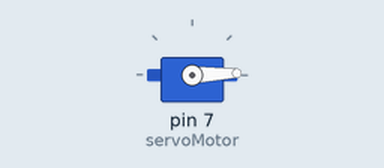
A sketch run on a simulated Arduino Uno, built with avr-gcc and run on an emulated ATmega328P. Parts: servo.

Above: at 0.05 s.
At 2.25 s:
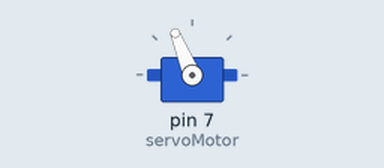
At 4.5 s:
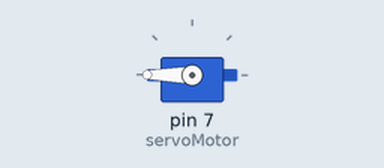
At 8.95 s:
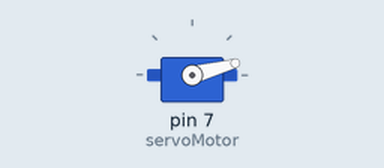
Timing chart, 0 to 14.6 s (numbered marks = the images above):
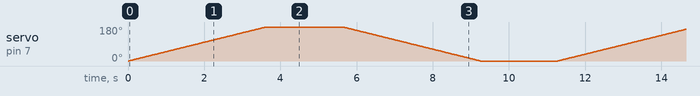

The sketch:

code.ino
```cpp
#include <Servo.h>

Servo servoMotor;

void setup()
{
 servoMotor.attach(7); // Gerencia o controle através do pino 7 do arduino
}

void loop()
{
  for (int i=0; i<=180; i++) {
  	servoMotor.write(i);
    delay(20);
  }

  delay(2000);

  for(int i=180; i>=0; i--) {
  	servoMotor.write(i);
    delay(20);
  }

  delay(2000);
}
```
